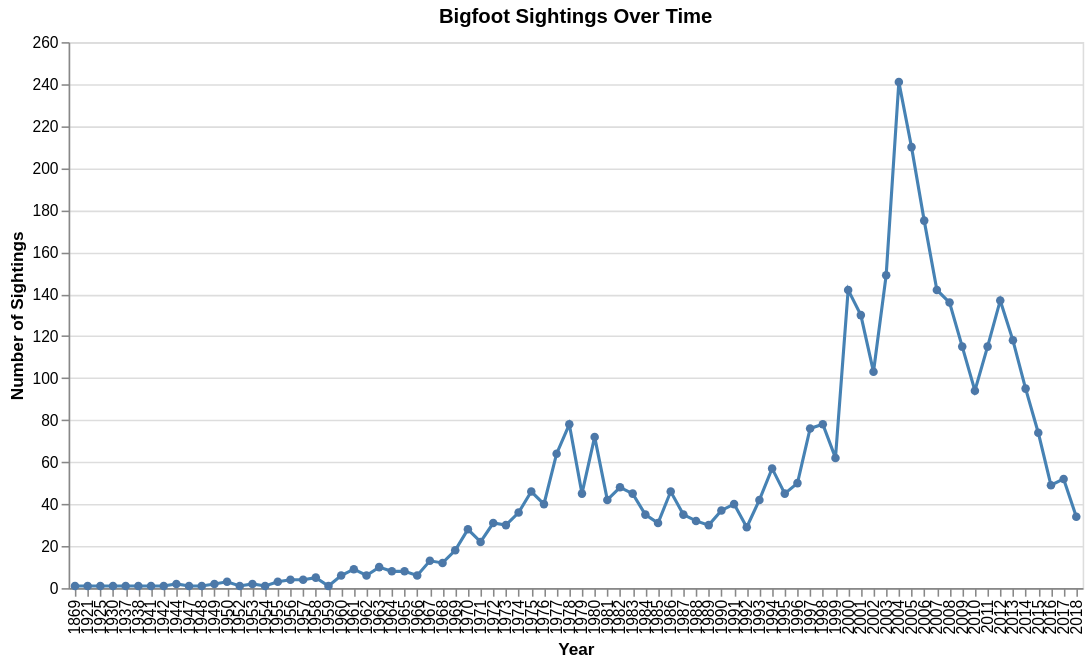

This figure's notebook cell:
### Code cell
states = sorted(year_counts["state"].unique().tolist())

dropdown = alt.binding_select(
    options=["All"] + states,
    name="Select State: "
)

state_select = alt.param(
    name="selected_state",
    value="All",
    bind=dropdown
)

chart2 = alt.Chart(year_counts).mark_line(
    point=True,
    color="steelblue"
).encode(
    x=alt.X("year:O", title="Year"),
    y=alt.Y("sum(sightings):Q", title="Number of Sightings"),
    tooltip=[
        alt.Tooltip("year:O", title="Year"),
        alt.Tooltip("sum(sightings):Q", title="Sightings")
    ]
).add_params(
    state_select
).transform_filter(
    (state_select == "All") |
    (alt.datum.state == state_select)
).properties(
    title="Bigfoot Sightings Over Time",
    width=650,
    height=350
)

chart2

### Figure 1 — Vega-Lite specification as saved in the notebook (floating-point values rounded to 4 significant figures; data arrays with more than 128 entries replaced by an {"elided": "..."} marker saying what was removed)
{"config": {"view": {"continuousWidth": 300, "continuousHeight": 300}}, "data": {"name": "data-4b0a1e99af8aea820cd1ab2d79cddf15"}, "mark": {"type": "line", "color": "steelblue", "point": true}, "encoding": {"tooltip": [{"field": "year", "title": "Year", "type": "ordinal"}, {"aggregate": "sum", "field": "sightings", "title": "Sightings", "type": "quantitative"}], "x": {"field": "year", "title": "Year", "type": "ordinal"}, "y": {"aggregate": "sum", "field": "sightings", "title": "Number of Sightings", "type": "quantitative"}}, "height": 350, "params": [{"name": "selected_state", "bind": {"input": "select", "options": ["All", "Alabama", "Alaska", "Arizona", "Arkansas", "California", "Colorado", "Connecticut", "Delaware", "Florida", "Georgia", "Idaho", "Illinois", "Indiana", "Iowa", "Kansas", "Kentucky", "Louisiana", "Maine", "Maryland", "Massachusetts", "Michigan", "Minnesota", "Mississippi", "Missouri", "Montana", "Nebraska", "Nevada", "New Hampshire", "New Jersey", "New Mexico", "New York", "North Carolina", "North Dakota", "Ohio", "Oklahoma", "Oregon", "Pennsylvania", "Rhode Island", "South Carolina", "South Dakota", "Tennessee", "Texas", "Utah", "Vermont", "Virginia", "Washington", "West Virginia", "Wisconsin", "Wyoming"], "name": "Select State: "}, "value": "All"}], "title": "Bigfoot Sightings Over Time", "transform": [{"filter": "((selected_state === 'All') || (datum.state === selected_state))"}], "width": 650, "$schema": "https://vega.github.io/schema/vega-lite/v5.20.1.json", "datasets": {"data-4b0a1e99af8aea820cd1ab2d79cddf15": {"elided": "1280 records"}}}
